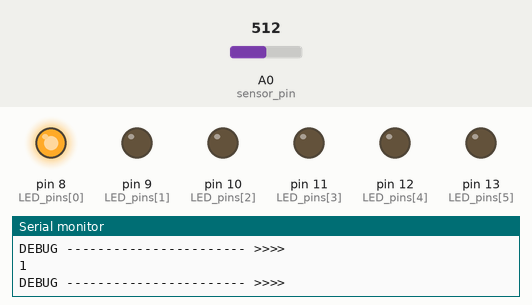
Recording of a sketch running on a simulated Arduino Uno, built with avr-gcc and run on an emulated ATmega328P. On the bench: output pins drawn as LEDs (lit = HIGH), the last lines printed to the serial monitor. Inputs (shaded band) come from the test bench; at power-on: A0 (sensor_pin) = 512.

Above: at 1.2 s.
1.3 s: A0 (sensor_pin) set to 551
At 1.8 s:
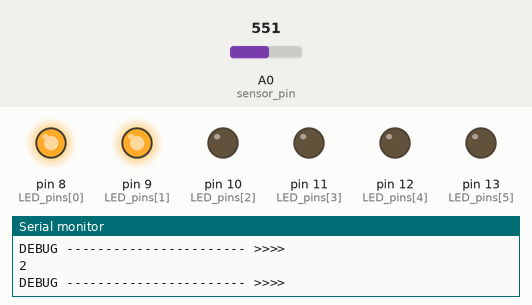
2.9 s: A0 (sensor_pin) set to 647
5.9 s: A0 (sensor_pin) set to 671
At 6.5 s:
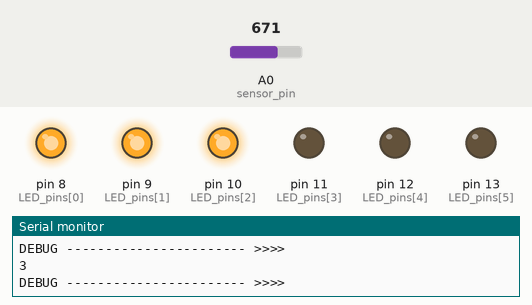
7.5 s: A0 (sensor_pin) set to 771
9.0 s: A0 (sensor_pin) set to 787
At 10.3 s:
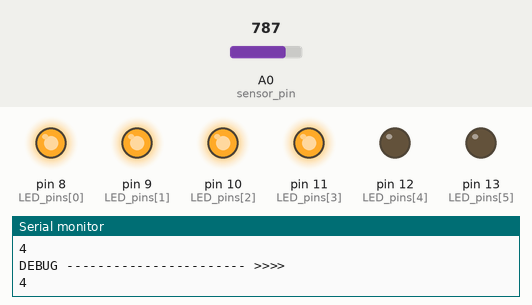
10.8 s: A0 (sensor_pin) set to 306
At 11.7 s:
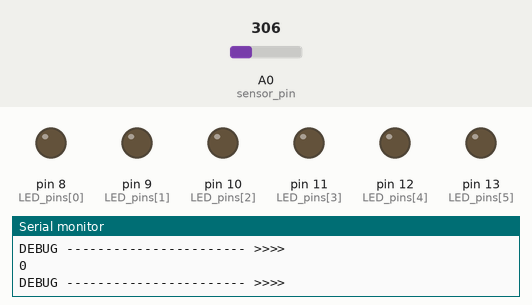
Timing chart, 0 to 13.5 s (numbered marks = the images above; inputs shaded):
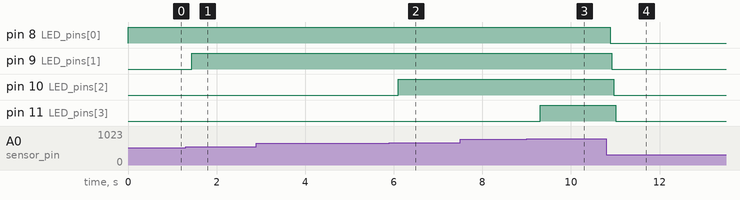

The sketch:

Humidity_Sensor.ino
```cpp
// Determine humidity wsing a sensor
#define sensor_pin A0                                    // Define analog pin

int LED_pins[] = {8, 9, 10, 11, 12, 13};                 // Define LED pins
int array_size = sizeof(LED_pins) / sizeof(LED_pins[1]); // Define array size

void setup()
{
  for(int i = 0; i < array_size; i++)
  {
    pinMode(LED_pins[i], OUTPUT); // Initialize LED pins
  }
  Serial.begin(9600);             // Connect serial debugger
}

void loop()
{
  int analog_value = map(analogRead(sensor_pin), 300, 1019, 0, array_size); // Read analog data and convert values 0 - array_size (6)

  for(int i = 0; i < array_size; i++)  // Check every pin
  {
    if(i < analog_value)               // If LED number < analog value
      digitalWrite(LED_pins[i], HIGH); // Turn On the LED
    else
      digitalWrite(LED_pins[i], LOW);  // Turn Off the LED

    Serial.println("DEBUG ----------------------- >>>>"); // Write debug data at serial monitor
    Serial.println(analog_value);                         // This log prints value at sensor
  }
}
```

Measured:
- the behaviour switches between 539 and 540 on A0 (sensor_pin) (found by bisection; images 0 and 1)
- the behaviour switches between 659 and 660 on A0 (sensor_pin) (found by bisection; images 1 and 2)
- the behaviour switches between 779 and 780 on A0 (sensor_pin) (found by bisection; images 2 and 3)
- after the input at 1.3 s, pin 9 (LED_pins[1]): LOW → HIGH after 0.13 s
- after the input at 5.9 s, pin 10 (LED_pins[2]): LOW → HIGH after 0.20 s
- after the input at 9.0 s, pin 11 (LED_pins[3]): LOW → HIGH after 0.30 s
- after the input at 10.8 s, pin 8 (LED_pins[0]): HIGH → LOW after 0.08 s; pin 9 (LED_pins[1]): HIGH → LOW after 0.12 s; pin 10 (LED_pins[2]): HIGH → LOW after 0.17 s; pin 11 (LED_pins[3]): HIGH → LOW after 0.21 s
